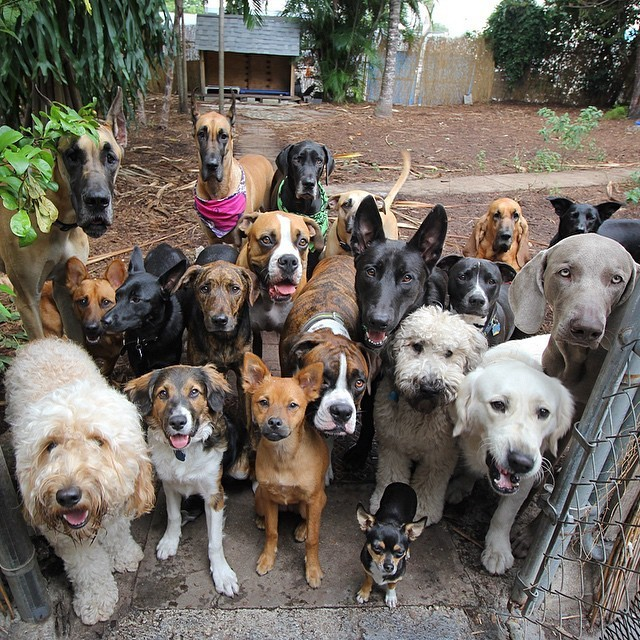
#> input picture Image_Processing/dogs.png, 640 x 640 px
$ python practice.py --image dogs.png
#> lines starting #> are read from the running program, lines starting #| are printed output that depends on the picture
import cv2
import imutils
import argparse
ap = argparse.ArgumentParser()
ap.add_argument('-i', '--image', required=True, help='path to the input')
arg = vars(ap.parse_args())

image = cv2.imread(arg['image'])
#> image is the input picture: shape (640, 640, 3); mean B, G, R 96.8, 105.3, 111.9

(h, w, d) = image.shape
#> h = 640; w = 640; d = 3
print(f'height {h}, width {w}, depth {d}')
#| height 640, width 640, depth 3

(B, G, R) = image[321, 599]
#> B = 116; G = 108; R = 118
print(f'B={B}, G={G}, R={R}')
#| B=116, G=108, R=118

cv2.imshow("Image", image)
cv2.waitKey(0)

roi = image[100:200, 150:200]
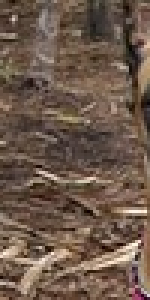
#> roi: shape (100, 50, 3) (shown 3 times larger); mean B, G, R 75.3, 89.4, 109.6
cv2.imshow("roi", roi)
cv2.waitKey(0)

resize = cv2.resize(image, (200, 200))
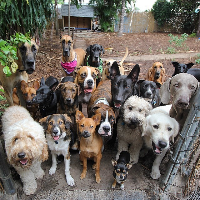
#> resize: shape (200, 200, 3); mean B, G, R 96.7, 105.2, 111.9
cv2.imshow('resize', resize)
cv2.waitKey(0)

r = 100.0/w
#> r = 0.156
dim = (100, int(h*r))
#> dim = (100, 100)
resize2 = cv2.resize(image, dim)
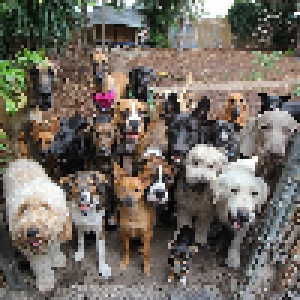
#> resize2: shape (100, 100, 3) (shown 3 times larger); mean B, G, R 96.5, 105, 111.7
cv2.imshow("dim", resize2)
cv2.waitKey(0)

resized = imutils.resize(image, width=100)
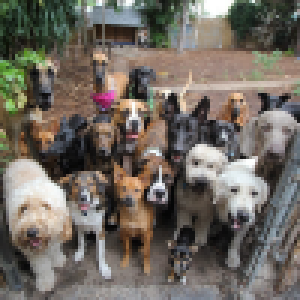
#> resized: shape (100, 100, 3) (shown 3 times larger); mean B, G, R 96.8, 105.2, 111.9
cv2.imshow('imut', resized)
cv2.waitKey(0)

center = (w // 2, h // 2)
#> center = (320, 320)
M = cv2.getRotationMatrix2D(center, -45, 1.0)
rotated = cv2.warpAffine(image, M, (w, h))
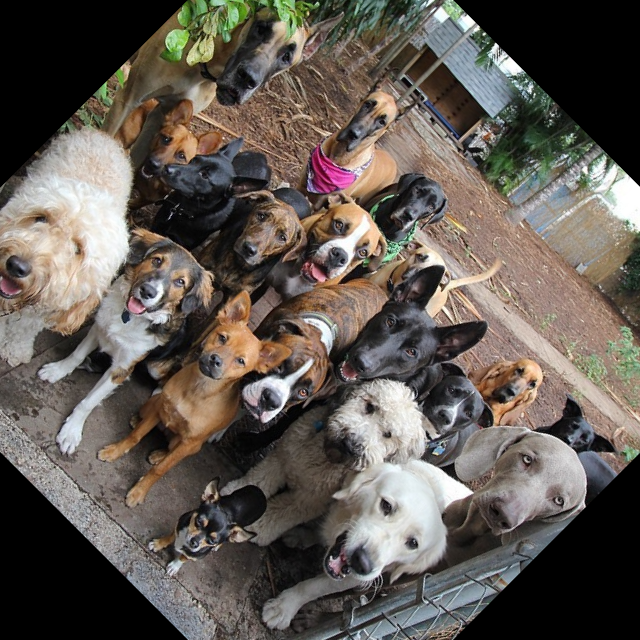
#> rotated: shape (640, 640, 3); mean B, G, R 83.4, 90.2, 97.4
cv2.imshow('OpenCV rotation', rotated)
cv2.waitKey(0)

rotated = imutils.rotate(image, -45)
cv2.imshow('imutils_rotate', rotated)
cv2.waitKey(0)

rotated = imutils.rotate_bound(image, 45)
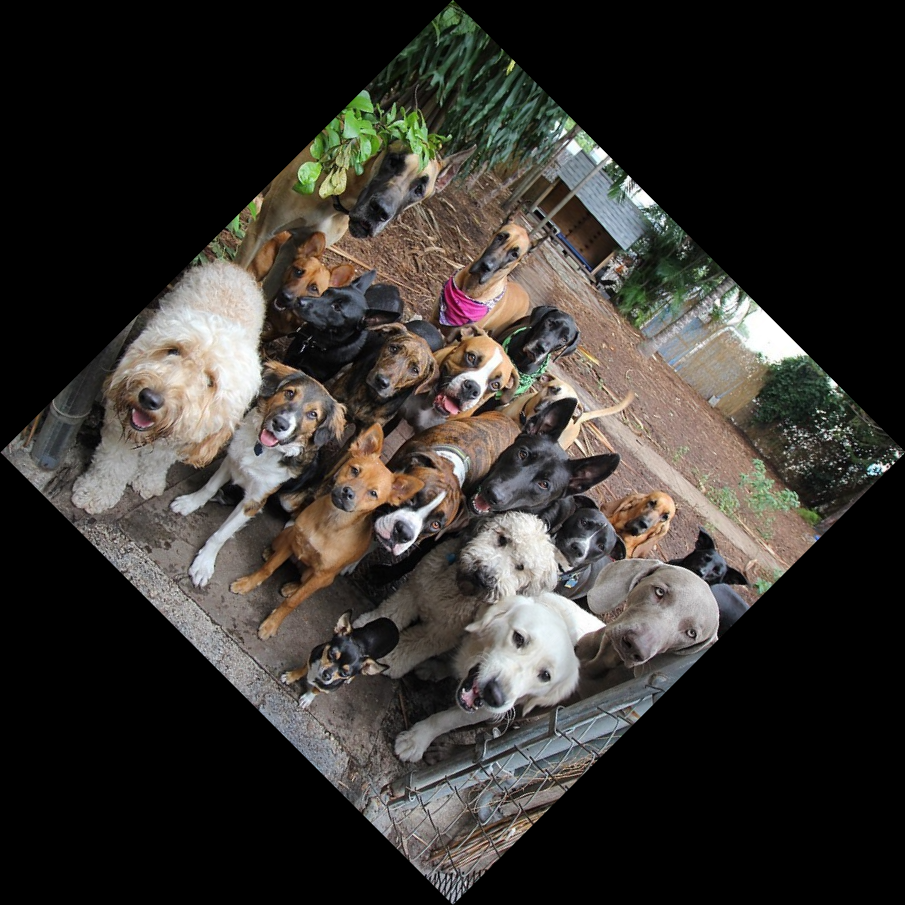
#> rotated: shape (905, 905, 3); mean B, G, R 48.4, 52.6, 56
cv2.imshow('imutils_rotate_bound', rotated)
cv2.waitKey(0)
